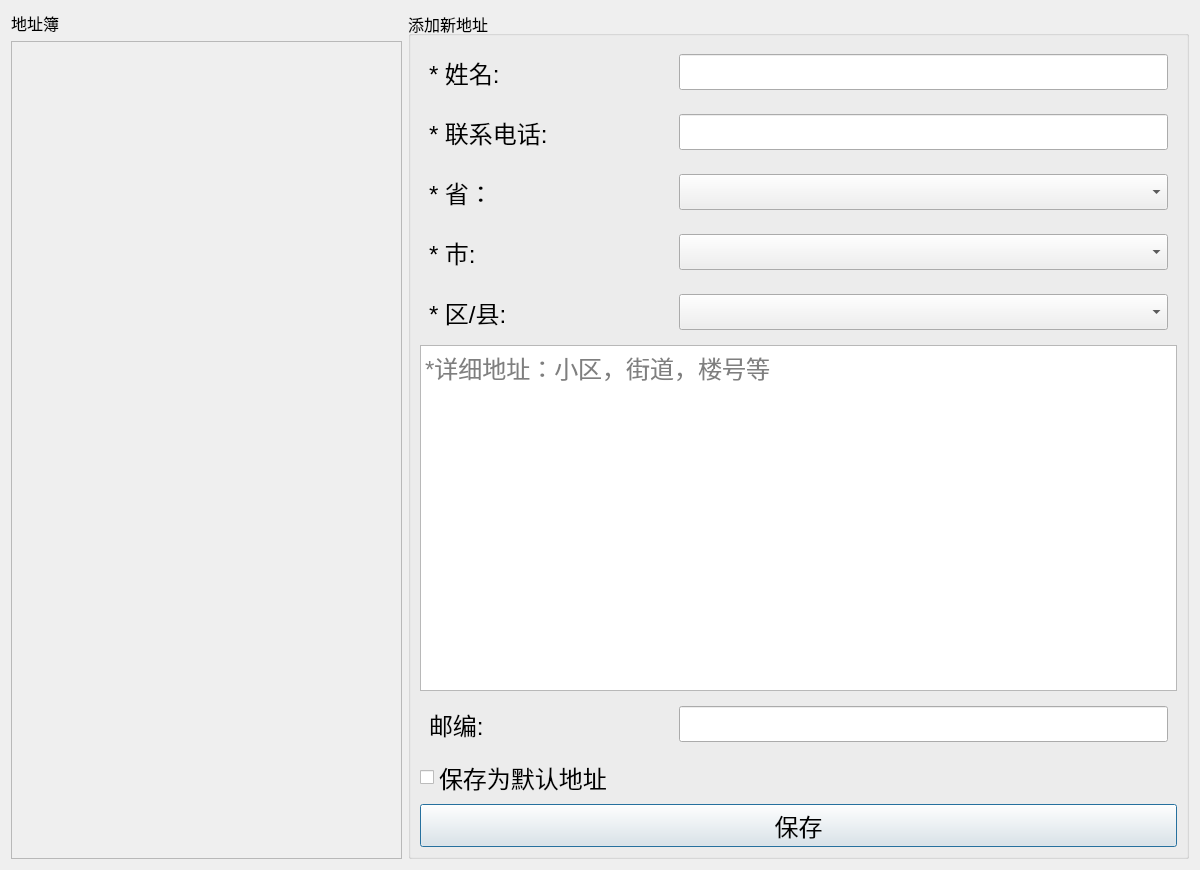
<?xml version="1.0" encoding="UTF-8"?>
<ui version="4.0">
 <class>addressDialog</class>
 <widget class="QDialog" name="addressDialog">
  <property name="geometry">
   <rect>
    <x>0</x>
    <y>0</y>
    <width>1200</width>
    <height>870</height>
   </rect>
  </property>
  <property name="minimumSize">
   <size>
    <width>1200</width>
    <height>0</height>
   </size>
  </property>
  <property name="windowTitle">
   <string>Dialog</string>
  </property>
  <layout class="QGridLayout" name="gridLayout" columnstretch="1,2">
   <item row="1" column="0">
    <widget class="QScrollArea" name="scrollArea">
     <property name="font">
      <font>
       <pointsize>18</pointsize>
      </font>
     </property>
     <property name="widgetResizable">
      <bool>true</bool>
     </property>
     <widget class="QWidget" name="scrollAreaWidgetContents">
      <property name="geometry">
       <rect>
        <x>0</x>
        <y>0</y>
        <width>390</width>
        <height>828</height>
       </rect>
      </property>
     </widget>
    </widget>
   </item>
   <item row="0" column="0">
    <widget class="QLabel" name="label_10">
     <property name="font">
      <font>
       <pointsize>12</pointsize>
      </font>
     </property>
     <property name="text">
      <string>地址簿</string>
     </property>
    </widget>
   </item>
   <item row="0" column="1" rowspan="2">
    <widget class="QGroupBox" name="groupBox">
     <property name="sizePolicy">
      <sizepolicy hsizetype="Preferred" vsizetype="Preferred">
       <horstretch>0</horstretch>
       <verstretch>0</verstretch>
      </sizepolicy>
     </property>
     <property name="font">
      <font>
       <pointsize>12</pointsize>
      </font>
     </property>
     <property name="title">
      <string>添加新地址</string>
     </property>
     <layout class="QVBoxLayout" name="verticalLayout">
      <item>
       <widget class="QFrame" name="frame">
        <property name="frameShape">
         <enum>QFrame::NoFrame</enum>
        </property>
        <property name="frameShadow">
         <enum>QFrame::Plain</enum>
        </property>
        <layout class="QHBoxLayout" name="horizontalLayout" stretch="1,2">
         <item>
          <widget class="QLabel" name="label_7">
           <property name="font">
            <font>
             <pointsize>18</pointsize>
            </font>
           </property>
           <property name="text">
            <string>* 姓名:</string>
           </property>
          </widget>
         </item>
         <item>
          <widget class="QLineEdit" name="nameLineEdit">
           <property name="font">
            <font>
             <pointsize>18</pointsize>
            </font>
           </property>
           <property name="text">
            <string/>
           </property>
          </widget>
         </item>
        </layout>
       </widget>
      </item>
      <item>
       <widget class="QFrame" name="frame_10">
        <property name="frameShape">
         <enum>QFrame::NoFrame</enum>
        </property>
        <property name="frameShadow">
         <enum>QFrame::Plain</enum>
        </property>
        <layout class="QHBoxLayout" name="horizontalLayout_8" stretch="1,2">
         <item>
          <widget class="QLabel" name="label_8">
           <property name="font">
            <font>
             <pointsize>18</pointsize>
            </font>
           </property>
           <property name="text">
            <string>* 联系电话:</string>
           </property>
          </widget>
         </item>
         <item>
          <widget class="QLineEdit" name="phoneLineEdit">
           <property name="font">
            <font>
             <pointsize>18</pointsize>
            </font>
           </property>
           <property name="text">
            <string/>
           </property>
          </widget>
         </item>
        </layout>
       </widget>
      </item>
      <item>
       <widget class="QFrame" name="frame_11">
        <property name="frameShape">
         <enum>QFrame::NoFrame</enum>
        </property>
        <property name="frameShadow">
         <enum>QFrame::Plain</enum>
        </property>
        <layout class="QHBoxLayout" name="horizontalLayout_9" stretch="1,2">
         <item>
          <widget class="QLabel" name="label">
           <property name="font">
            <font>
             <pointsize>18</pointsize>
            </font>
           </property>
           <property name="text">
            <string>* 省：</string>
           </property>
          </widget>
         </item>
         <item>
          <widget class="QComboBox" name="province_comboBox">
           <property name="font">
            <font>
             <pointsize>18</pointsize>
            </font>
           </property>
          </widget>
         </item>
        </layout>
       </widget>
      </item>
      <item>
       <widget class="QFrame" name="frame_22">
        <property name="font">
         <font>
          <pointsize>18</pointsize>
         </font>
        </property>
        <property name="frameShape">
         <enum>QFrame::NoFrame</enum>
        </property>
        <property name="frameShadow">
         <enum>QFrame::Plain</enum>
        </property>
        <layout class="QHBoxLayout" name="horizontalLayout_2" stretch="1,2">
         <item>
          <widget class="QLabel" name="label_2">
           <property name="font">
            <font>
             <pointsize>18</pointsize>
            </font>
           </property>
           <property name="text">
            <string>* 市:</string>
           </property>
          </widget>
         </item>
         <item>
          <widget class="QComboBox" name="city_comboBox">
           <property name="font">
            <font>
             <pointsize>18</pointsize>
            </font>
           </property>
          </widget>
         </item>
        </layout>
       </widget>
      </item>
      <item>
       <widget class="QFrame" name="frame_3">
        <property name="font">
         <font>
          <pointsize>18</pointsize>
         </font>
        </property>
        <property name="frameShape">
         <enum>QFrame::NoFrame</enum>
        </property>
        <property name="frameShadow">
         <enum>QFrame::Plain</enum>
        </property>
        <layout class="QHBoxLayout" name="horizontalLayout_3" stretch="1,2">
         <item>
          <widget class="QLabel" name="label_3">
           <property name="font">
            <font>
             <pointsize>18</pointsize>
            </font>
           </property>
           <property name="text">
            <string>* 区/县:</string>
           </property>
          </widget>
         </item>
         <item>
          <widget class="QComboBox" name="district_comboBox">
           <property name="font">
            <font>
             <pointsize>18</pointsize>
            </font>
           </property>
          </widget>
         </item>
        </layout>
       </widget>
      </item>
      <item>
       <widget class="QTextEdit" name="detailAddrTextEdit">
        <property name="font">
         <font>
          <pointsize>18</pointsize>
         </font>
        </property>
        <property name="placeholderText">
         <string>*详细地址：小区，街道，楼号等</string>
        </property>
       </widget>
      </item>
      <item>
       <widget class="QFrame" name="frame_42">
        <property name="frameShape">
         <enum>QFrame::NoFrame</enum>
        </property>
        <property name="frameShadow">
         <enum>QFrame::Plain</enum>
        </property>
        <layout class="QHBoxLayout" name="horizontalLayout_10" stretch="1,2">
         <item>
          <widget class="QLabel" name="label_9">
           <property name="font">
            <font>
             <pointsize>18</pointsize>
            </font>
           </property>
           <property name="text">
            <string>邮编:</string>
           </property>
          </widget>
         </item>
         <item>
          <widget class="QLineEdit" name="zipCodeLineEdit">
           <property name="font">
            <font>
             <pointsize>18</pointsize>
            </font>
           </property>
           <property name="text">
            <string/>
           </property>
          </widget>
         </item>
        </layout>
       </widget>
      </item>
      <item>
       <widget class="QCheckBox" name="defaultCheckBox">
        <property name="font">
         <font>
          <pointsize>18</pointsize>
         </font>
        </property>
        <property name="text">
         <string>保存为默认地址</string>
        </property>
       </widget>
      </item>
      <item>
       <widget class="QPushButton" name="save_btn">
        <property name="font">
         <font>
          <pointsize>18</pointsize>
         </font>
        </property>
        <property name="text">
         <string>保存</string>
        </property>
       </widget>
      </item>
     </layout>
    </widget>
   </item>
  </layout>
 </widget>
 <resources/>
 <connections/>
</ui>
